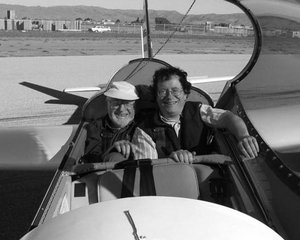
//> input picture 03_imgproc_module/22_match_template/Template_Matching_Original_Image.jpg, 300 x 240 px
$ ./canny_detector ../22_match_template/Template_Matching_Original_Image.jpg   (built with g++ and OpenCV 4)
//> lines starting //> are read from the running program, lines starting //| are printed output that depends on the picture
//> further down, src is the input picture: 240 rows x 300 cols, CV_8UC3; min 0, max 255, mean 118.1
/**
 * @file CannyDetector_Demo.cpp
 * @brief Sample code showing how to detect edges using the Canny Detector
 * @author OpenCV team
 */

#include "opencv2/imgproc.hpp"
#include "opencv2/highgui.hpp"
#include <iostream>

using namespace cv;

//![variables]
Mat src, src_gray;
Mat dst, detected_edges;

int lowThreshold = 0;
const int max_lowThreshold = 100;
const int ratio = 3;
const int kernel_size = 3;
const char* window_name = "Edge Map";
//![variables]

/**
 * @function CannyThreshold
 * @brief Trackbar callback - Canny thresholds input with a ratio 1:3
 */
static void CannyThreshold(int, void*)
{
    //滤掉噪声
    /// Reduce noise with a kernel 3x3
    blur( src_gray, detected_edges, Size(3,3) );
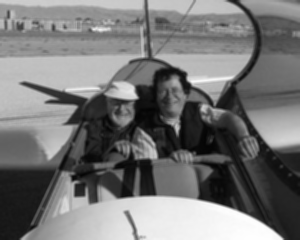
//> detected_edges: 240 rows x 300 cols, CV_8UC1; min 4, max 254, mean 118.1
    //![reduce_noise]

    //![canny]
    /// Canny detector
    Canny( detected_edges, detected_edges, lowThreshold, lowThreshold*ratio, kernel_size );
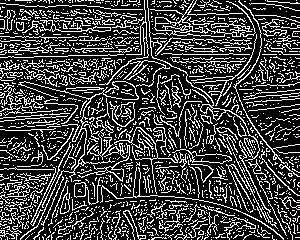
//> detected_edges: 240 rows x 300 cols, CV_8UC1; 26% white in thin lines or dots
    //![canny]

    /// 将dst赋值为全零Using Canny's output as a mask, we display our result
    //![fill]
    dst = Scalar::all(0);
    //![fill]

    //重载的功能，将第二个参数不为0的位置处的src的值拷贝到dst
    src.copyTo( dst, detected_edges);
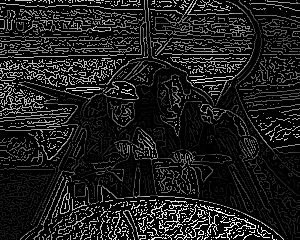
//> dst: 240 rows x 300 cols, CV_8UC3; min 0, max 255, mean 30.6
    //![copyto]

    //![display]
    imshow( window_name, dst );
    //![display]
	imshow("canny_result", detected_edges);
}


/**
 * @function main
 */
int main( int argc, char** argv )
{
  //![load]
  CommandLineParser parser( argc, argv, "{@input | ../../data/village.jpg | input image}" );
  src = imread( parser.get<String>( "@input" ), IMREAD_COLOR ); // Load an image

  if( src.empty() )
  {
    std::cout << "Could not open or find the image!\n" << std::endl;
    std::cout << "Usage: " << argv[0] << " <Input image>" << std::endl;
    return -1;
  }
  //![load]

  // 生成一个与原图src大小类型都相同的矩阵
  /// Create a matrix of the same type and size as src (for dst)
  dst.create( src.size(), src.type() );
  //![create_mat]

  // 生成原图的灰度图
  cvtColor( src, src_gray, COLOR_BGR2GRAY );
  //![convert_to_gray]

  //![create_window]
  namedWindow( window_name, WINDOW_AUTOSIZE );
  //![create_window]

  //![create_trackbar]
  /// Create a Trackbar for user to enter threshold
  createTrackbar( "Min Threshold:", window_name, &lowThreshold, max_lowThreshold, CannyThreshold );
  //![create_trackbar]

  /// Show the image
  CannyThreshold(0, 0);

  /// Wait until user exit program by pressing a key
  waitKey(0);

  return 0;
}
